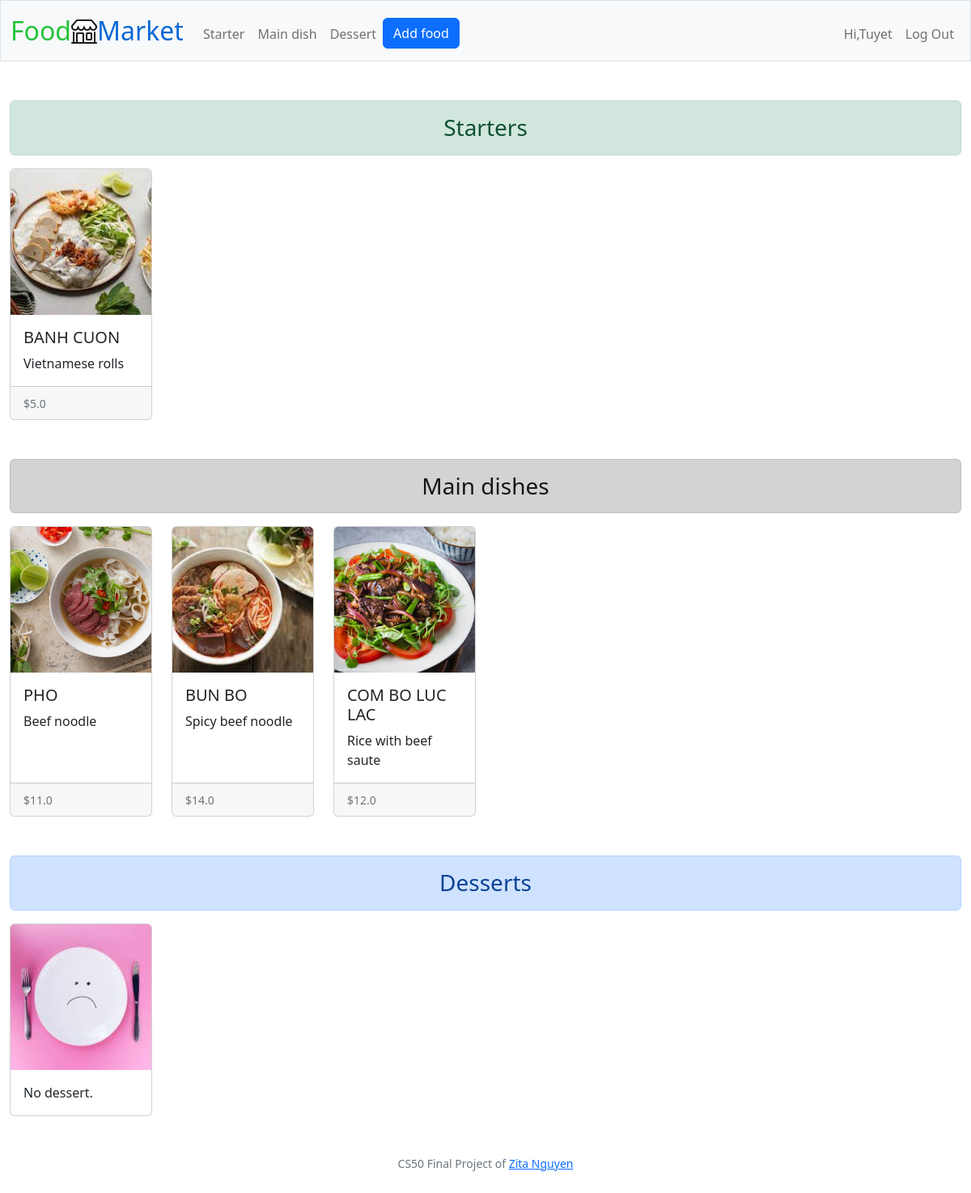
Page / (signed in) on the earlier database version.
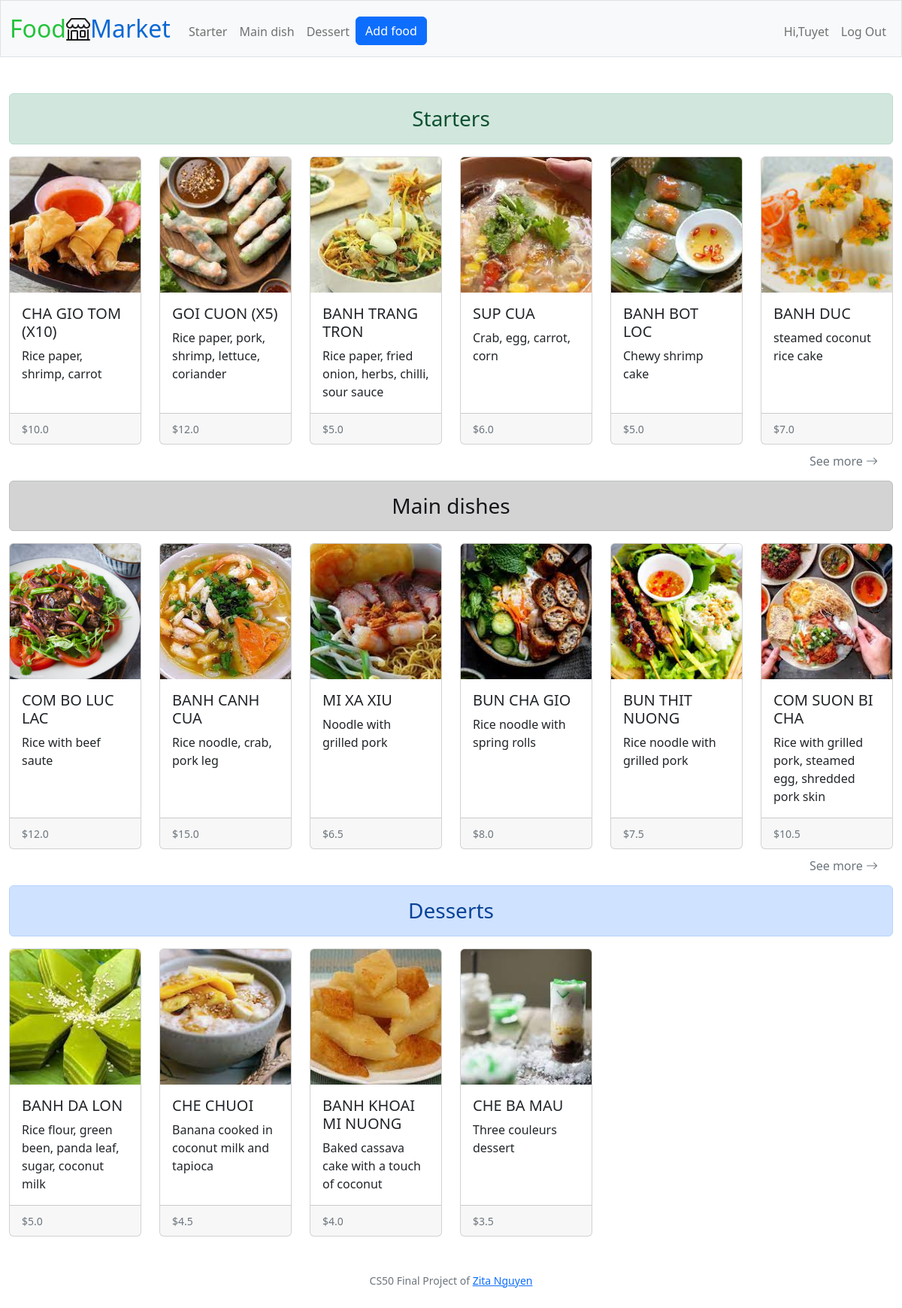
Same page on the later database version.
### tables this page shows
CREATE TABLE food (
id INTEGER PRIMARY KEY AUTOINCREMENT, 
category TEXT NOT NULL,
name TEXT NOT NULL,
photo BLOB NOT NULL,
description TEXT NOT NULL,
price REAL NOT NULL,
date DATETIME NOT NULL,
user_id INTEGER NOT NULL,
FOREIGN KEY (user_id) REFERENCES users (id)
);

### app.py (the view)
@app.route("/")
@login_required
def index():
    all_products = query_get_all_products()
    starters = list(filter(lambda product: product[1] == "Starter", all_products))
    main_dishes = list(filter(lambda product: product[1] == "Main dish", all_products))
    desserts = list(filter(lambda product: product[1] == "Dessert", all_products))
    return render_template("index.html", starters=starters, main_dishes=main_dishes, desserts=desserts)

### app.py (called while the page is built)
@app.after_request
def after_request(response):
    response.headers["Cache-Control"] = "no-cache, no-store, must-revalidate"
    response.headers["Expires"] = 0
    response.headers["Pragma"] = "no-cache"
    return response

### helpers.py (called while the page is built)
def login_required(f):
    @wraps(f)
    def decorated_function(*args, **kwargs):
        if session.get("user_id") is None:
            return redirect("/login")
        return f(*args, **kwargs)
    return decorated_function

### queries.py (called while the page is built)
def query_get_all_products():
    conn = sqlite3.connect("market.db")
    c = conn.cursor()
    c.execute ("SELECT * FROM food")
    all_products = c.fetchall()
    return all_products

### templates/index.html (shortened to what this page needs)
{% extends "layout.html" %}
{% block main %}
<div class="alert alert-success text-center h3" role="alert">
    Starters
</div>
<div class="row row-cols-1 row-cols-lg-6 row-cols-md-3 g-4">
  {% if not starters %}
    <div class="col">
      <div class="card h-100">
        <img class="card-img-top" src="{{url_for('static', filename='photos/no_food.jpeg')}}" alt="No product">
        <div class="card-body">
          <p class="card-text">No starter.</p>
        </div>
      </div>
    </div>
  {% else %}
    {% for starter in starters[-6:] %}
      <div class="col">
        <div class="card h-100">
          <a href="/seller/{{ starter[7] }}">
            <img src="{{url_for('static', filename='photos/' + starter[3])}}" class="card-img-top" alt="{{ starter[2] }}">
          </a>
          <div class="card-body">
            <h5 class="card-title">{{ starter[2] }}</h5>
            <p class="card-text">{{ starter[4] }}</p>
          </div>
          <div class="card-footer">
            <small class="text-muted">${{ starter[5] }}</small>
          </div>
        </div>
      </div>
    {% endfor %}
  {% endif %}
</div>
{% if starters and starters|length > 6 %}
<a class="link-secondary button-see-more" href="/starters">See more <i class="bi bi-arrow-right"></i></a>
{% endif %}
<div class="alert alert-dark text-center h3 mt-5" role="alert">
    Main dishes
</div>
<div class="row row-cols-1 row-cols-lg-6 row-cols-md-3 g-4">
  {% if not main_dishes %}
    <div class="col">
      <div class="card h-100">
        <img class="card-img-top" src="{{url_for('static', filename='photos/no_food.jpeg')}}" alt="No product">
        <div class="card-body">
          <p class="card-text">No main dish.</p>
        </div>
      </div>
    </div>
  {% else %}
    {% for main_dish in main_dishes[-6:] %}
      <div class="col">
        <div class="card h-100">
          <a href="/seller/{{ main_dish[7] }}">
            <img src="{{url_for('static', filename='photos/' + main_dish[3])}}" class="card-img-top" alt="{{ main_dish[2] }}">
          </a>
          <div class="card-body">
            <h5 class="card-title">{{ main_dish[2] }}</h5>
            <p class="card-text">{{ main_dish[4] }}</p>
          </div>
          <div class="card-footer">
            <small class="text-muted">${{ main_dish[5] }}</small>
          </div>
        </div>
      </div>
    {% endfor %}
  {% endif %}
</div>
{% if main_dishes and main_dishes|length > 6 %}
<a class="link-secondary button-see-more" href="/main_dishes">See more <i class="bi bi-arrow-right"></i></a>
{% endif %}
<div class="alert alert-primary text-center h3 mt-5" role="alert">
    Desserts
</div>
<div class="row row-cols-1 row-cols-lg-6 row-cols-md-3 g-4">
  {% if not desserts %}
    <div class="col">
      <div class="card h-100">
        <img class="card-img-top" src="{{url_for('static', filename='photos/no_food.jpeg')}}" alt="No product">
        <div class="card-body">
          <p class="card-text">No dessert.</p>
        </div>
      </div>
    </div>
  {% else %}
    {% for dessert in desserts[-6:] %}
      <div class="col">
        <div class="card h-100">
          <a href="/seller/{{ dessert[7] }}">
            <img src="{{url_for('static', filename='photos/' + dessert[3])}}" class="card-img-top" alt="{{ dessert[2] }}">
          </a>
          <div class="card-body">
            <h5 class="card-title">{{ dessert[2] }}</h5>
            <p class="card-text">{{ dessert[4] }}</p>
          </div>
          <div class="card-footer">
            <small class="text-muted">${{ dessert[5] }}</small>
          </div>
        </div>
      </div>
    {% endfor %}
  {% endif %}
</div>
{% endblock %}

Differences in the rows shown:
no longer on this page (row unchanged): food: photo (picture), name "BANH CUON", description "Vietnamese rolls", price "5.0"
no longer on this page (row unchanged): food: photo (picture), name "PHO", description "Beef noodle", price "11.0"
no longer on this page (row unchanged): food: photo (picture), name "BUN BO", description "Spicy beef noodle", price "14.0"
added food: photo (picture), name "CHA GIO TOM (X10)", description "Rice paper, shrimp, carrot", price "10.0"
added food: photo (picture), name "GOI CUON (X5)", description "Rice paper, pork, shrimp, lettuce, coriander", price "12.0"
added food: photo (picture), name "BANH TRANG TRON", description "Rice paper, fried onion, herbs, chilli, sour sauce", price "5.0"
added food: photo (picture), name "SUP CUA", description "Crab, egg, carrot, corn", price "6.0"
added food: photo (picture), name "BANH BOT LOC", description "Chewy shrimp cake", price "5.0"
added food: photo (picture), name "BANH DUC", description "steamed coconut rice cake", price "7.0"
added food: photo (picture), name "BANH CANH CUA", description "Rice noodle, crab, pork leg", price "15.0"
added food: photo (picture), name "MI XA XIU", description "Noodle with grilled pork", price "6.5"
added food: photo (picture), name "BUN CHA GIO", description "Rice noodle with spring rolls", price "8.0"
added food: photo (picture), name "BUN THIT NUONG", description "Rice noodle with grilled pork", price "7.5"
added food: photo (picture), name "COM SUON BI CHA", description "Rice with grilled pork, steamed egg, shredded pork skin", price "10.5"
added food: photo (picture), name "BANH DA LON", description "Rice flour, green been, panda leaf, sugar, coconut milk", price "5.0"
added food: photo (picture), name "CHE CHUOI", description "Banana cooked in coconut milk and tapioca", price "4.5"
added food: photo (picture), name "BANH KHOAI MI NUONG", description "Baked cassava cake with a touch of coconut", price "4.0"
added food: photo (picture), name "CHE BA MAU", description "Three couleurs dessert", price "3.5"
Other differences:
text no longer shown: "No dessert."
text now shown: "See more See more"
